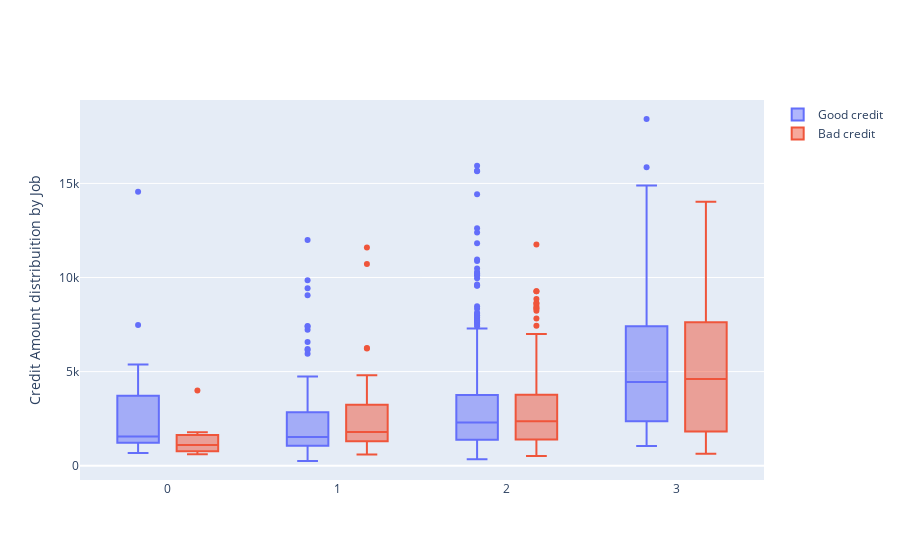

Here is the notebook cell this chart was saved with:
### Markdown cell above
## Credit amount distribution by job

### Code cell
trace0 = go.Box(
    x=df_good["Job"],
    y=df_good["Credit amount"],
    name='Good credit'
)

trace1 = go.Box(
    x=df_bad['Job'],
    y=df_bad['Credit amount'],
    name='Bad credit'
)
    
data = [trace0, trace1]

layout = go.Layout(
    yaxis=dict(
        title='Credit Amount distribuition by Job'
    ),
    boxmode='group'
)
fig = go.Figure(data=data, layout=layout)

py.iplot(fig, filename='box-age-cat')

### Figure 1 — Plotly figure (JSON) as saved in the notebook; plotly's stock layout.template omitted (floating-point values rounded to 4 significant figures; data arrays with more than 128 entries replaced by an {"elided": "..."} marker saying what was removed)
{"data": [{"name": "Good credit", "type": "box", "x": {"elided": "700 int values"}, "y": {"elided": "700 int values"}}, {"name": "Bad credit", "type": "box", "x": {"elided": "300 int values"}, "y": {"elided": "300 int values"}}], "layout": {"autosize": true, "boxmode": "group", "xaxis": {"autorange": true, "range": [-0.5135, 3.514], "type": "linear"}, "yaxis": {"autorange": true, "range": [-759.7, 19430.0], "title": {"text": "Credit Amount distribuition by Job"}, "type": "linear"}}}
